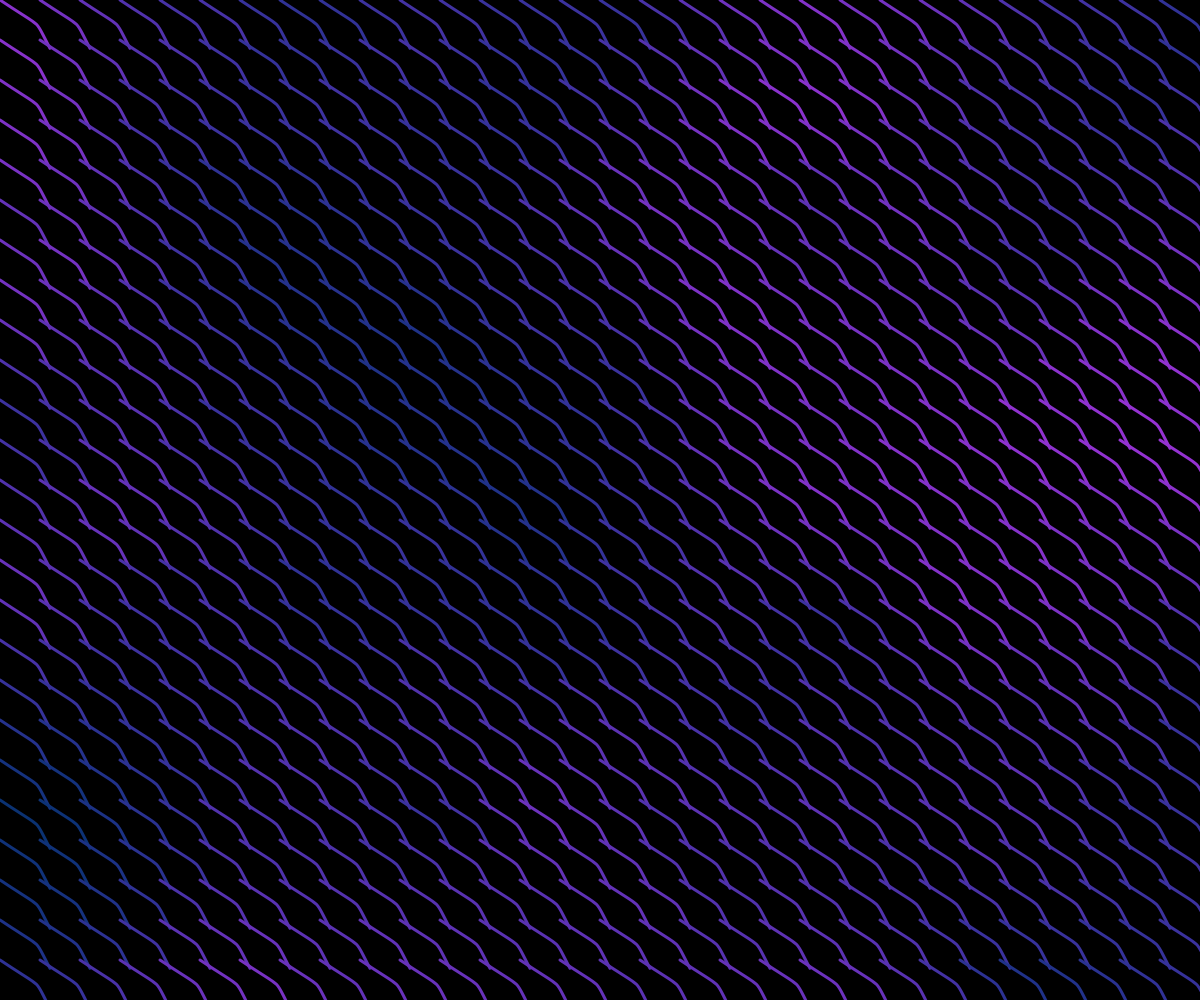
Frame 1 (no input)
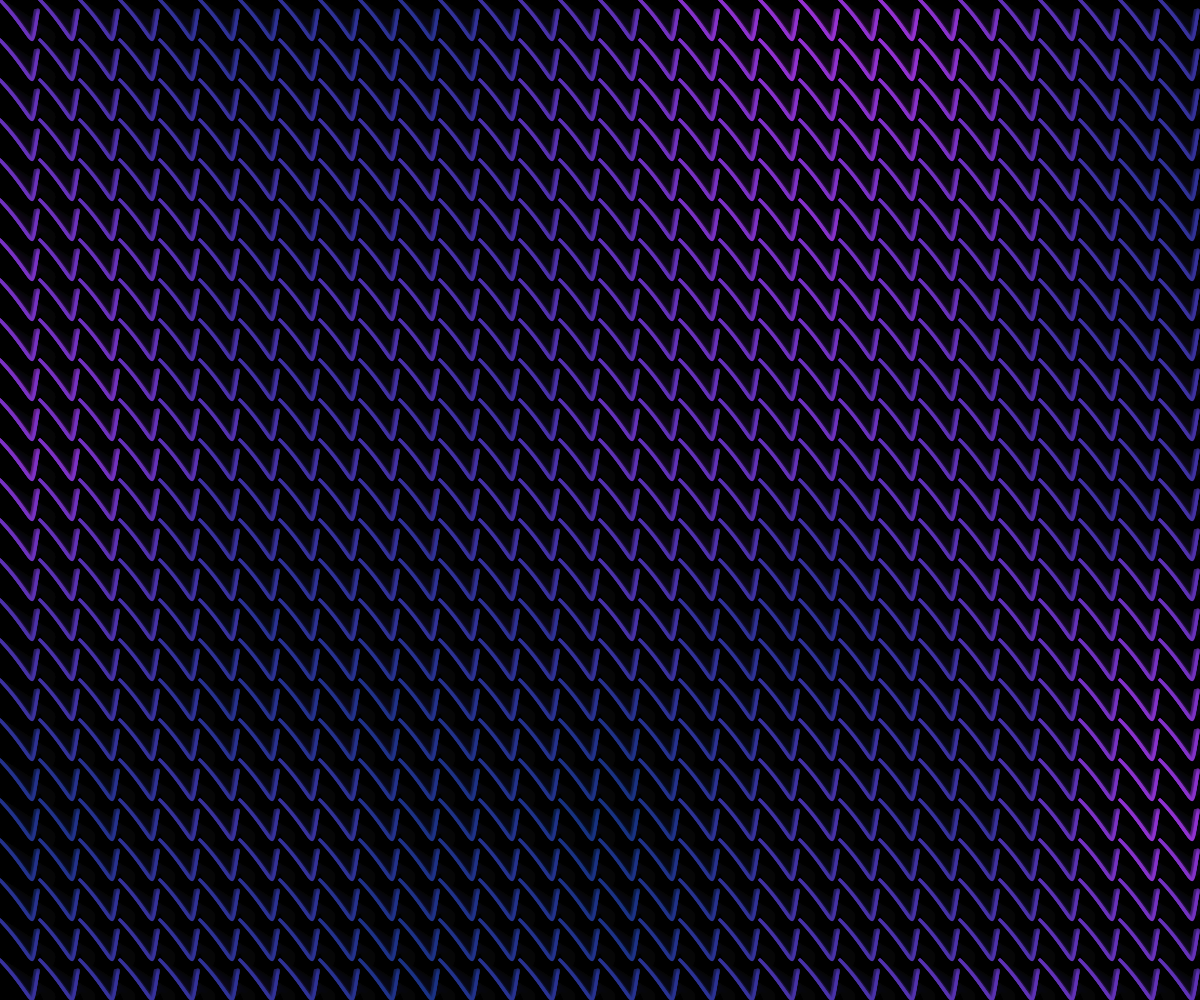
Frame 60 (no input)
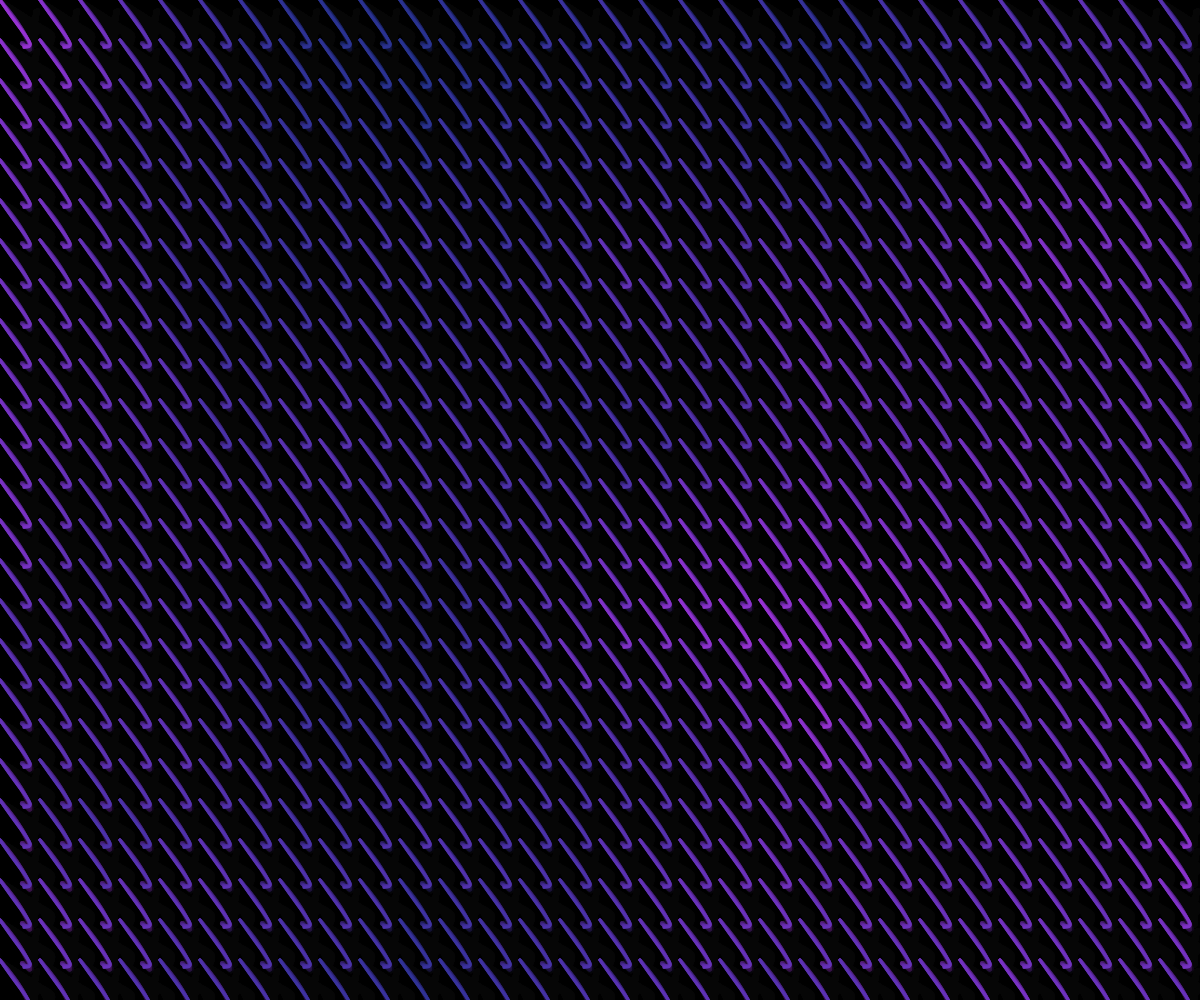
Frame 120 (the mouse pressed at the canvas centre since frame 60)

The p5.js sketch that drew these frames (run headless with seeded random() and noise() and a simulated clock; from frame 60 on, the mouse is pressed at the canvas centre):

// p5.js sketch
// ── sketch.js
let cols, rows;
let scale = 40; // Increased scale 
let zOffset = 0;

function setup() {
  createCanvas(windowWidth, windowHeight);
  cols = floor(width / scale);
  rows = floor(height / scale);
  noFill();
  background(0);
}

function draw() {
  background(0, 20);
  strokeWeight(3); // Increased stroke 

  for (let y = 0; y < rows; y++) {
    for (let x = 0; x < cols; x++) {
      let xOffset = x * 0.1;
      let yOffset = y * 0.1;
      let noiseVal = noise(xOffset, yOffset, zOffset);

      let r = map(noiseVal, 0, 1, 100, 255);
      let b = map(noiseVal, 0, 1, 100, 255);
      let col = color(r * noiseVal, 50, b);
      stroke(col);

      let x1 = x * scale;
      let y1 = y * scale;
      let x2 = x1 + scale * noise(zOffset + 15) * 2;
      let y2 = y1 + scale * noise(zOffset + 25) * 2;
      let x3 = x1 + scale * noise(zOffset + 35) * 2;
      let y3 = y1 + scale * noise(zOffset + 45) * 2;
      let x4 = x1 + scale * noise(zOffset + 55) * 2;
      let y4 = y1 + scale * noise(zOffset + 65) * 2;

      bezier(x1, y1, x2, y2, x3, y3, x4, y4);
    }
  }

  zOffset += 0.02;
}
